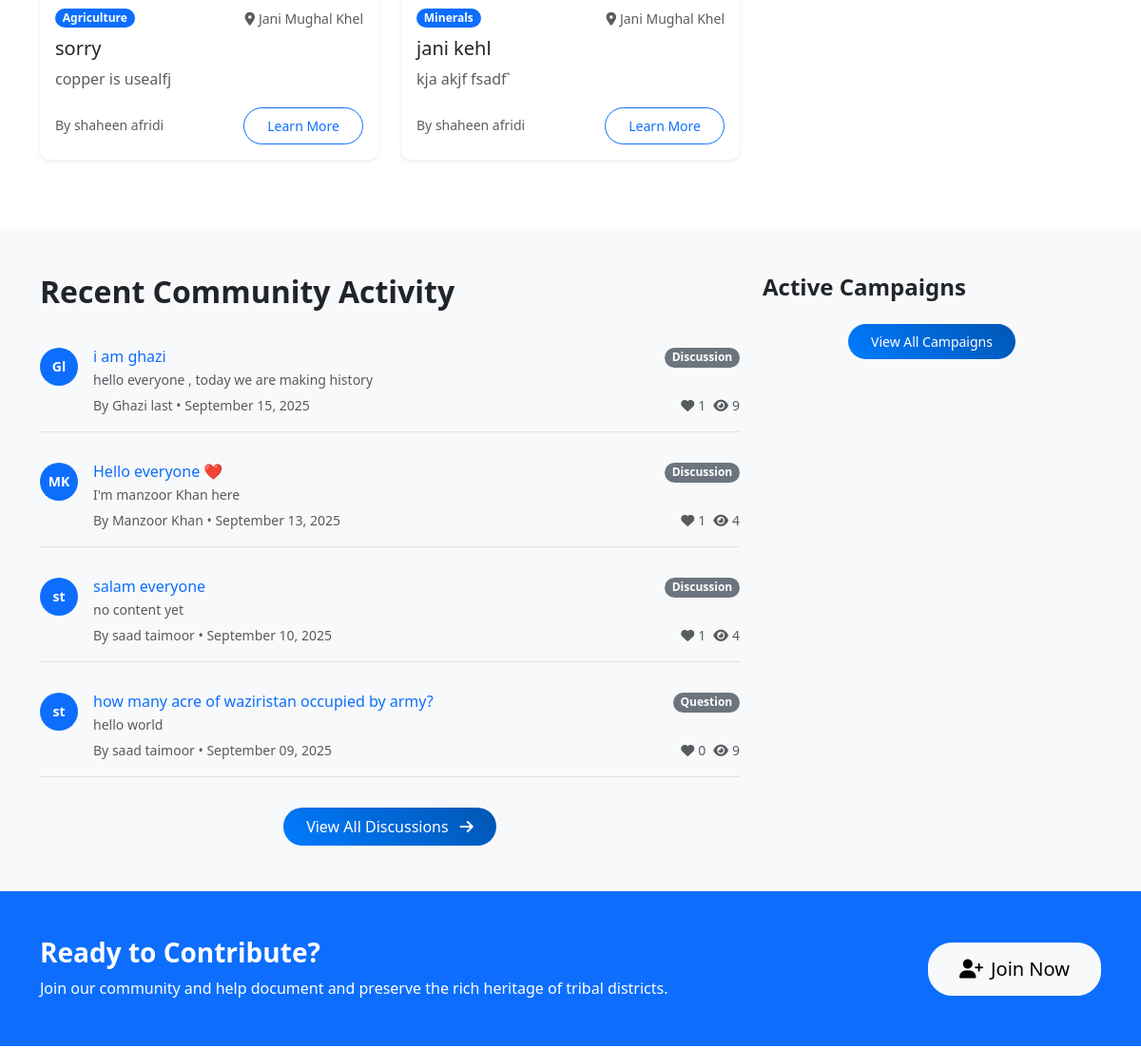
Before: / (middle part) with the older database file.
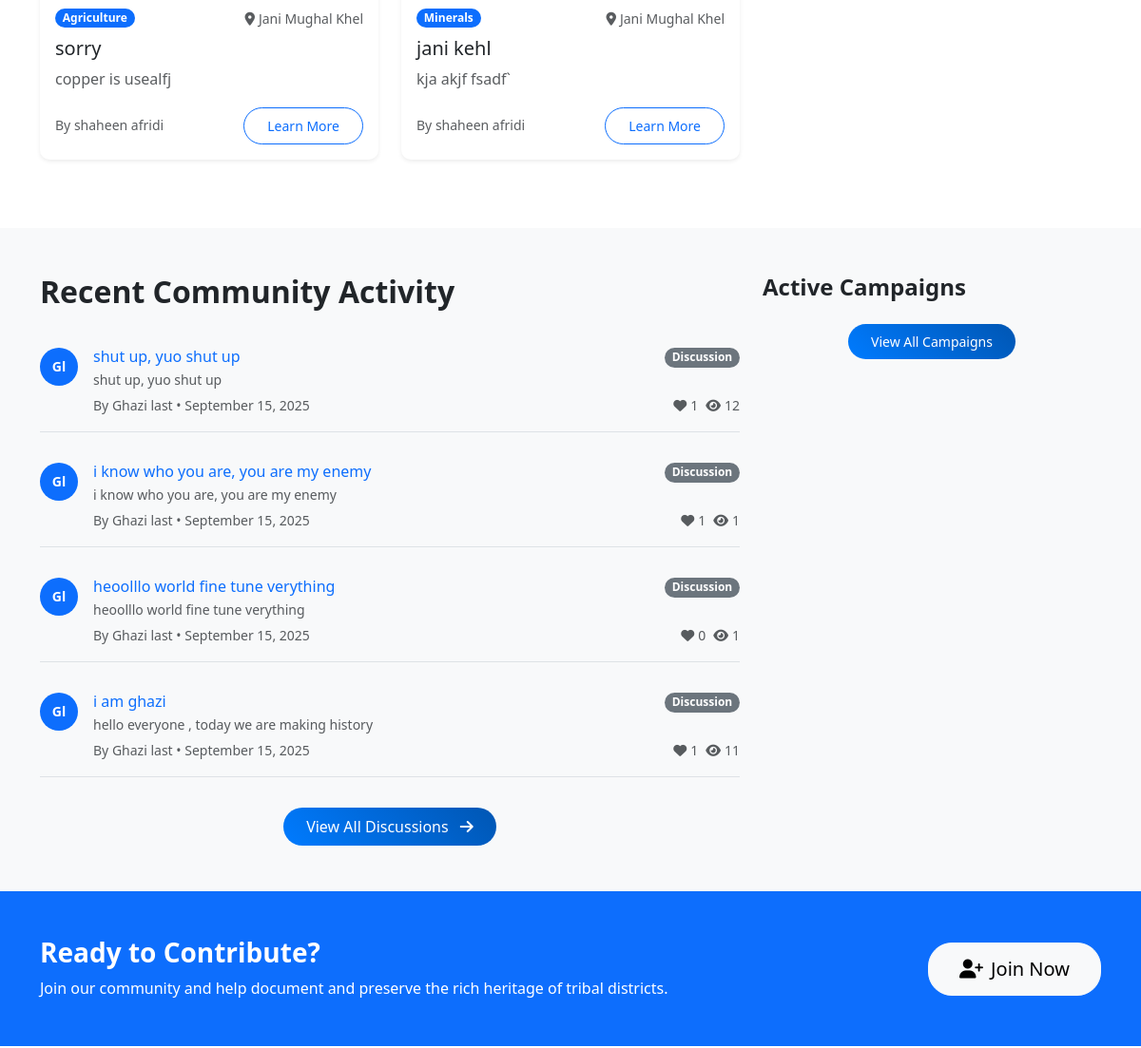
After: the same page with the newer database file.
### models.py (models this page shows, shortened)
class Resource(db.Model):
    id = db.Column(db.Integer, primary_key=True)
    title = db.Column(db.String(200), nullable=False)
    description = db.Column(db.Text, nullable=False)
    category = db.Column(db.String(50), nullable=False)  # minerals, agriculture, wildlife, cultural
    subcategory = db.Column(db.String(50))  # gas, copper, coal, wheat, etc.
    location = db.Column(db.String(200))
    latitude = db.Column(db.Float)
    longitude = db.Column(db.Float)
    economic_value = db.Column(db.String(100))
    sustainability_info = db.Column(db.Text)
    image_url = db.Column(db.String(200))
    attachment_filename = db.Column(db.String(200))  # Stored filename
    attachment_original_name = db.Column(db.String(200))  # Original filename
    attachment_file_type = db.Column(db.String(50))  # File extension
    attachment_file_size = db.Column(db.Integer)  # File size in bytes
    attachment_reference = db.Column(db.Text)  # Required reference for validation
    status = db.Column(db.String(20), default='active')  # active, inactive, under_review
    author_id = db.Column(db.Integer, db.ForeignKey('user.id'), nullable=False)
    created_at = db.Column(db.DateTime, default=datetime.utcnow)
    updated_at = db.Column(db.DateTime, default=datetime.utcnow, onupdate=datetime.utcnow)

class User(UserMixin, db.Model):
    id = db.Column(db.Integer, primary_key=True)
    username = db.Column(db.String(80), unique=True, nullable=False)
    email = db.Column(db.String(120), unique=True, nullable=False)
    password_hash = db.Column(db.String(120), nullable=False)
    first_name = db.Column(db.String(50), nullable=False)
    last_name = db.Column(db.String(50), nullable=False)
    role = db.Column(db.String(20), default='user')  # user, admin, researcher
    location = db.Column(db.String(100))
    bio = db.Column(db.Text)
    avatar = db.Column(db.String(200), default='default.jpg')
    is_active = db.Column(db.Boolean, default=True)
    created_at = db.Column(db.DateTime, default=datetime.utcnow)
    last_seen = db.Column(db.DateTime, default=datetime.utcnow)
    resources = db.relationship('Resource', backref='author', lazy='dynamic')
    posts = db.relationship('CommunityPost', backref='author', lazy='dynamic')
    chat_messages = db.relationship('ChatMessage', backref='sender', lazy='dynamic')
    file_submissions = db.relationship(
        'FileSubmission',
        foreign_keys='FileSubmission.submitter_id',
        backref='submitter',
        lazy='dynamic'
    )
    reviewed_submissions = db.relationship(
        'FileSubmission',
        foreign_keys='FileSubmission.reviewed_by',
        backref='reviewer_user',
        lazy='dynamic'
    )
    notifications = db.relationship('Notification', backref='user', lazy='dynamic')
    def get_full_name(self):
        return f"{self.first_name} {self.last_name}"

class CommunityPost(db.Model):
    id = db.Column(db.Integer, primary_key=True)
    title = db.Column(db.String(200), nullable=False)
    content = db.Column(db.Text, nullable=False)
    category = db.Column(db.String(50), nullable=False)  # discussion, question, announcement
    tags = db.Column(db.String(200))
    image_url = db.Column(db.String(200))
    likes = db.Column(db.Integer, default=0)
    views = db.Column(db.Integer, default=0)
    author_id = db.Column(db.Integer, db.ForeignKey('user.id'), nullable=False)
    created_at = db.Column(db.DateTime, default=datetime.utcnow)
    updated_at = db.Column(db.DateTime, default=datetime.utcnow, onupdate=datetime.utcnow)
    comments = db.relationship('Comment', backref='post', lazy='dynamic', cascade='all, delete-orphan')
    likes_relation = db.relationship('PostLike', backref='post', lazy='dynamic', cascade='all, delete-orphan')

### routes/main.py (the view)
@main_bp.route('/')
def index():
    featured_resources = Resource.query.filter_by(status='active').limit(6).all()
    recent_posts = CommunityPost.query.order_by(desc(CommunityPost.created_at)).limit(5).all()
    active_campaigns = Campaign.query.filter_by(is_active=True).limit(3).all()
    return render_template('main/index.html',
                         featured_resources=featured_resources,
                         recent_posts=recent_posts,
                         active_campaigns=active_campaigns)

### templates/main/index.html (shortened to what the changed rows need)
{% extends "base.html" %}
{% block content %}
<section class="py-5">
    <div class="container">
        <div class="row">
            {% for resource in featured_resources %}
            <div class="col-lg-4 col-md-6 mb-4">
                <div class="card resource-card h-100 shadow-sm">
                    <div class="card-body">
                        <div class="d-flex justify-content-between align-items-start mb-2">
                            <span class="badge bg-primary">{{ resource.category.title() }}</span>
                            {% if resource.location %}
                            <small class="text-muted">
                                <i class="fas fa-map-marker-alt me-1"></i>{{ resource.location }}
                            </small>
                            {% endif %}
                        </div>
                        <h5 class="card-title">{{ resource.title }}</h5>
                        <p class="card-text text-muted">
                            {{ resource.description[:100] }}{% if resource.description|length > 100 %}...{% endif %}
                        </p>
                        <div class="d-flex justify-content-between align-items-center">
                            <small class="text-muted">
                                By {{ resource.author.get_full_name() }}
                            </small>
                            <a href="{{ url_for('resources.detail', id=resource.id) }}" class="btn btn-sm btn-outline-primary">
                                Learn More
                            </a>
                        </div>
                    </div>
                </div>
            </div>
            {% endfor %}
        </div>
    </div>
</section>
<section class="py-5 bg-light">
    <div class="container">
        <div class="row">
            <div class="col-lg-8">
                <h2 class="fw-bold mb-4">Recent Community Activity</h2>
                <div class="activity-feed">
                    {% for post in recent_posts %}
                    <div class="activity-item border-bottom pb-3 mb-3">
                        <div class="d-flex">
                            <div class="flex-shrink-0">
                                <div class="avatar bg-primary text-white rounded-circle d-flex align-items-center justify-content-center" style="width: 40px; height: 40px;">
                                    {{ post.author.first_name[0] }}{{ post.author.last_name[0] }}
                                </div>
                            </div>
                            <div class="flex-grow-1 ms-3">
                                <div class="d-flex justify-content-between align-items-start">
                                    <div>
                                        <h6 class="mb-1">
                                            <a href="{{ url_for('community.post_detail', id=post.id) }}" class="text-decoration-none">
                                                {{ post.title }}
                                            </a>
                                        </h6>
                                        <p class="mb-1 text-muted small">
                                            {{ post.content[:100] }}{% if post.content|length > 100 %}...{% endif %}
                                        </p>
                                    </div>
                                    <span class="badge bg-secondary">{{ post.category.title() }}</span>
                                </div>
                                <div class="d-flex justify-content-between align-items-center">
                                    <small class="text-muted">
                                        By {{ post.author.get_full_name() }} • {{ post.created_at.strftime('%B %d, %Y') }}
                                    </small>
                                    <div class="d-flex gap-2">
                                        <small class="text-muted">
                                            <i class="fas fa-heart me-1"></i>{{ post.likes }}
                                        </small>
                                        <small class="text-muted">
                                            <i class="fas fa-eye me-1"></i>{{ post.views }}
                                        </small>
                                    </div>
                                </div>
                            </div>
                        </div>
                    </div>
                    {% endfor %}
                </div>
            </div>
        </div>
    </div>
</section>
{% endblock %}

Changed rows visible on the page:
no longer on this page (row unchanged): CommunityPost: author "M", author "K", title "Hello everyone ❤️", content "I'm manzoor Khan here", category "Discussion", author.get_full_name "Manzoor Khan", created_at "September 13, 2025", likes "1", views "4"
no longer on this page (row unchanged): CommunityPost: author "s", author "t", title "salam everyone", content "no content yet", category "Discussion", author.get_full_name "saad taimoor", created_at "September 10, 2025", likes "1", views "4"
no longer on this page (row unchanged): CommunityPost: author "s", author "t", title "how many acre of waziristan occupied by army?", content "hello world", category "Question", author.get_full_name "saad taimoor", created_at "September 09, 2025", likes "0", views "9"
added CommunityPost: author "G", author "l", title "shut up, yuo shut up", content "shut up, yuo shut up", category "Discussion", author.get_full_name "Ghazi last", created_at "September 15, 2025", likes "1", views "12"
added CommunityPost: author "G", author "l", title "i know who you are, you are my enemy", content "i know who you are, you are my enemy", category "Discussion", author.get_full_name "Ghazi last", created_at "September 15, 2025", likes "1", views "1"
added CommunityPost: author "G", author "l", title "heoolllo world fine tune verything", content "heoolllo world fine tune verything", category "Discussion", author.get_full_name "Ghazi last", created_at "September 15, 2025", likes "0", views "1"
changed CommunityPost "i am ghazi": views "9" → "11"
